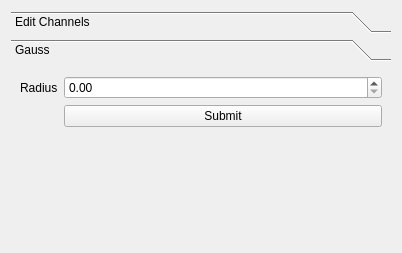
<?xml version="1.0" encoding="UTF-8"?>
<ui version="4.0">
 <class>Form</class>
 <widget class="QWidget" name="Form">
  <property name="geometry">
   <rect>
    <x>0</x>
    <y>0</y>
    <width>402</width>
    <height>253</height>
   </rect>
  </property>
  <property name="windowTitle">
   <string>Form</string>
  </property>
  <layout class="QVBoxLayout" name="verticalLayout_2">
   <item>
    <widget class="QToolBox" name="toolBox">
     <property name="autoFillBackground">
      <bool>false</bool>
     </property>
     <property name="currentIndex">
      <number>1</number>
     </property>
     <widget class="QWidget" name="editChannelPage">
      <property name="geometry">
       <rect>
        <x>0</x>
        <y>0</y>
        <width>384</width>
        <height>173</height>
       </rect>
      </property>
      <attribute name="label">
       <string>Edit Channels</string>
      </attribute>
      <layout class="QHBoxLayout" name="horizontalLayout">
       <item>
        <layout class="QFormLayout" name="editChannelForm">
         <property name="fieldGrowthPolicy">
          <enum>QFormLayout::AllNonFixedFieldsGrow</enum>
         </property>
         <item row="0" column="0">
          <widget class="QLabel" name="label_4">
           <property name="text">
            <string>R</string>
           </property>
          </widget>
         </item>
         <item row="0" column="1">
          <widget class="QDoubleSpinBox" name="editChannelR">
           <property name="value">
            <double>1.000000000000000</double>
           </property>
          </widget>
         </item>
         <item row="1" column="0">
          <widget class="QLabel" name="label_5">
           <property name="text">
            <string>G</string>
           </property>
          </widget>
         </item>
         <item row="1" column="1">
          <widget class="QDoubleSpinBox" name="editChannelG">
           <property name="value">
            <double>1.000000000000000</double>
           </property>
          </widget>
         </item>
         <item row="4" column="0">
          <widget class="QLabel" name="label_6">
           <property name="text">
            <string>B</string>
           </property>
          </widget>
         </item>
         <item row="4" column="1">
          <widget class="QDoubleSpinBox" name="editChannelB">
           <property name="autoFillBackground">
            <bool>false</bool>
           </property>
           <property name="value">
            <double>1.000000000000000</double>
           </property>
          </widget>
         </item>
         <item row="5" column="1">
          <widget class="QPushButton" name="editChannelSubmit">
           <property name="text">
            <string>Submit</string>
           </property>
          </widget>
         </item>
        </layout>
       </item>
      </layout>
     </widget>
     <widget class="QWidget" name="editGaussPage">
      <property name="geometry">
       <rect>
        <x>0</x>
        <y>0</y>
        <width>384</width>
        <height>173</height>
       </rect>
      </property>
      <attribute name="label">
       <string>Gauss</string>
      </attribute>
      <layout class="QHBoxLayout" name="horizontalLayout_2">
       <item>
        <layout class="QFormLayout" name="formLayout">
         <item row="0" column="0">
          <widget class="QLabel" name="label">
           <property name="text">
            <string>Radius</string>
           </property>
          </widget>
         </item>
         <item row="0" column="1">
          <widget class="QDoubleSpinBox" name="editGaussRadius"/>
         </item>
         <item row="1" column="1">
          <widget class="QPushButton" name="editGaussSubmit">
           <property name="text">
            <string>Submit</string>
           </property>
          </widget>
         </item>
        </layout>
       </item>
      </layout>
     </widget>
    </widget>
   </item>
  </layout>
 </widget>
 <resources/>
 <connections/>
</ui>
